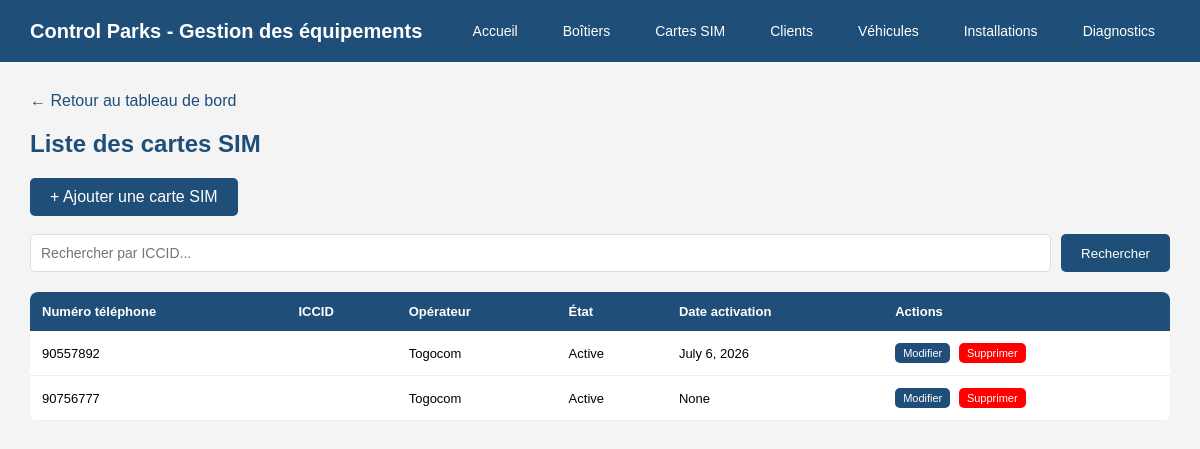
Page /sims/ on the committed database.
### equipements/models.py (models this page shows, shortened)
class CarteSIM(models.Model):
    ETAT_CHOICES = [
        ("active", "Active"),
        ("suspendue", "Suspendue"),
        ("resiliee", "Résiliée"),
    ]
    numero_telephone = models.CharField(max_length=30, unique=True)
    operateur = models.ForeignKey(Operateur, on_delete=models.PROTECT, related_name="cartes_sim")
    etat = models.CharField(max_length=20, choices=ETAT_CHOICES, default="active")
    date_activation = models.DateField(null=True, blank=True)

class Operateur(models.Model):
    nom = models.CharField(max_length=50, unique=True)
    def __str__(self):
        return self.nom

### equipements/views.py (the view)
# urls.py: path('sims/', views.liste_sims, name='liste_sims'),
def liste_sims(request):
    query = request.GET.get('q', '')
    if query:
        sims = CarteSIM.objects.filter(iccid__icontains=query)
    else:
        sims = CarteSIM.objects.all()
    return render(request, 'equipements/sims/liste.html', {
        'sims': sims,
        'query': query
    })

### equipements/templates/equipements/sims/liste.html (shortened to what this page needs)
{% extends 'equipements/base.html' %}
{% block content %}
<a href="/" class="retour">← Retour au tableau de bord</a>
<h2>Liste des cartes SIM</h2>
<a href="/sims/ajouter/" class="btn">+ Ajouter une carte SIM</a>
<br><br>
<form method="GET" action="/sims/">
    <div style="display: flex; gap: 10px; margin-bottom: 20px;">
        <input type="text" name="q" value="{{ query }}" placeholder="Rechercher par ICCID..." style="flex: 1; padding: 10px; border: 1px solid #ddd; border-radius: 5px; font-size: 14px;">
        <button type="submit" class="btn">Rechercher</button>
    </div>
</form>
<div style="overflow-x: auto; width: 100%;">
<table style="font-size: 13px;">
    <tr>
    <th>Numéro téléphone</th>
    <th>ICCID</th>
    <th>Opérateur</th>
    <th>État</th>
    <th>Date activation</th>
    <th>Actions</th>
</tr>
{% for sim in sims %}
<tr>
    <td>{{ sim.numero_telephone }}</td>
    <td>{{ sim.iccid }}</td>
    <td>{{ sim.operateur }}</td>
    <td>{{ sim.get_etat_display }}</td>
    <td>{{ sim.date_activation }}</td>
    <td>
        <a href="/sims/{{ sim.id }}/modifier/" class="btn" style="font-size:11px; padding:4px 8px;">Modifier</a>
        <a href="/sims/{{ sim.id }}/supprimer/" class="btn" style="font-size:11px; padding:4px 8px; background-color:red; margin-left:5px;">Supprimer</a>
    </td>
</tr>
    {% empty %}
    <tr>
        <td colspan="6" style="text-align:center; color:#999;">Aucune carte SIM trouvée.</td>
    </tr>
    {% endfor %}
</table>
</div>
{% endblock %}

### equipements/templates/equipements/base.html (style rules this page uses)
* { margin: 0; padding: 0; box-sizing: border-box; }
body { font-family: Arial, sans-serif; background-color: #f4f4f4; }
h2 { color: #1F4E79; margin-bottom: 20px; }
table { width: 100%; border-collapse: collapse; background: white; border-radius: 8px; overflow: hidden; }
th { background-color: #1F4E79; color: white; padding: 12px; text-align: left; }
td { padding: 12px; border-bottom: 1px solid #eee; }
.btn { background-color: #1F4E79; color: white; padding: 10px 20px; border: none; border-radius: 5px; cursor: pointer; text-decoration: none; display: inline-block; }
.retour { display: inline-block; margin-bottom: 20px; color: #1F4E79; text-decoration: none; }
input, select, textarea { width: 100%; padding: 10px; border: 1px solid #ddd; border-radius: 5px; font-size: 14px; }

### rows in the picture
CarteSIM: numero_telephone "90557892", operateur "Togocom", etat "Active", date_activation "July 6, 2026"
CarteSIM: numero_telephone "90756777", operateur "Togocom", etat "Active", date_activation "None"
